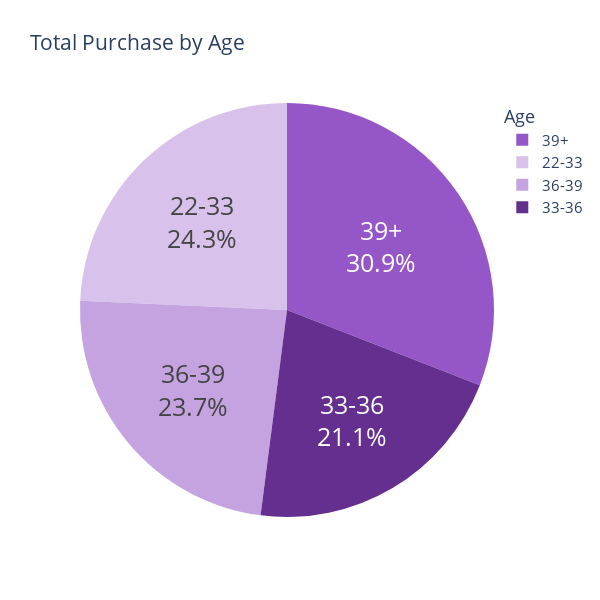

Here is the notebook cell this chart was saved with:
### Markdown cell above
`Total_Purchase` by `Age`

### Code cell
fig = go.Figure()
fig.update_layout(
    width=800,
    height=800,
    font_size=15
)

# Total Purchase by Age
age_purchase_data = combined_data.groupby('Age_quartile')['Total_Purchase'].sum()

# Define the color scale
norm = plt.Normalize(vmin=age_purchase_data.min(), vmax=age_purchase_data.max())
colors = plt.cm.Purples(norm(age_purchase_data.values))

# Create the pie chart
fig.add_trace(go.Pie(
    labels=age_purchase_data.index,
    values=age_purchase_data,
    marker=dict(colors=[ "#d8c1eb","#652f90","#c5a3e1","#9556c8","#ece0f5"]),
    textinfo='label+percent',
    textposition='inside',
    textfont_size=25,
    insidetextorientation='horizontal',
    hoverinfo='label+percent+value',
))

# Add title
fig.update_layout(title="Total Purchase by Age", legend_title="Age", height=600, width=600)

fig.show()

### Figure 1 — Plotly figure (JSON) as saved in the notebook; plotly's stock layout.template omitted (floating-point values rounded to 4 significant figures)
{"data": [{"hoverinfo": "label+percent+value", "insidetextorientation": "horizontal", "labels": ["22-33", "33-36", "36-39", "39+"], "marker": {"colors": ["#d8c1eb", "#652f90", "#c5a3e1", "#9556c8", "#ece0f5"]}, "textfont": {"size": 25}, "textinfo": "label+percent", "textposition": "inside", "type": "pie", "values": [8004, 6960, 7807, 10194]}], "layout": {"font": {"size": 15}, "height": 600, "legend": {"title": {"text": "Age"}}, "title": {"text": "Total Purchase by Age"}, "width": 600}}
